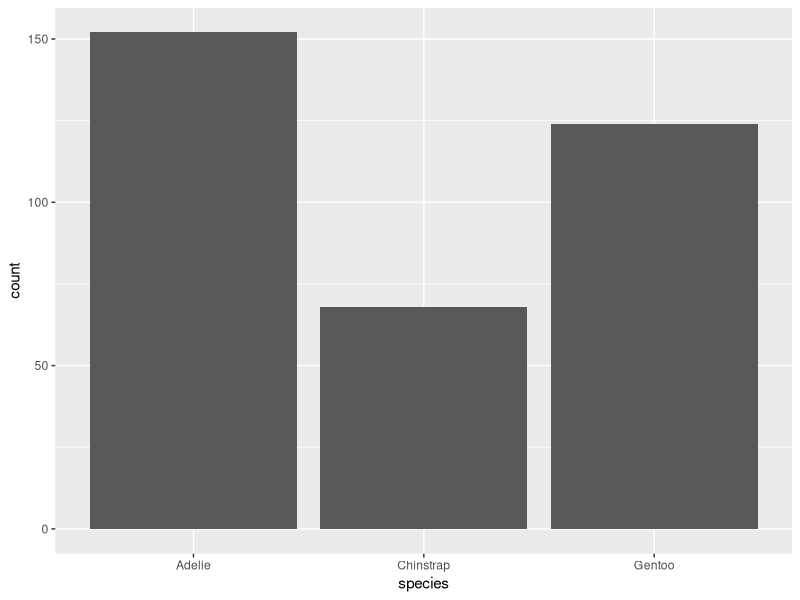
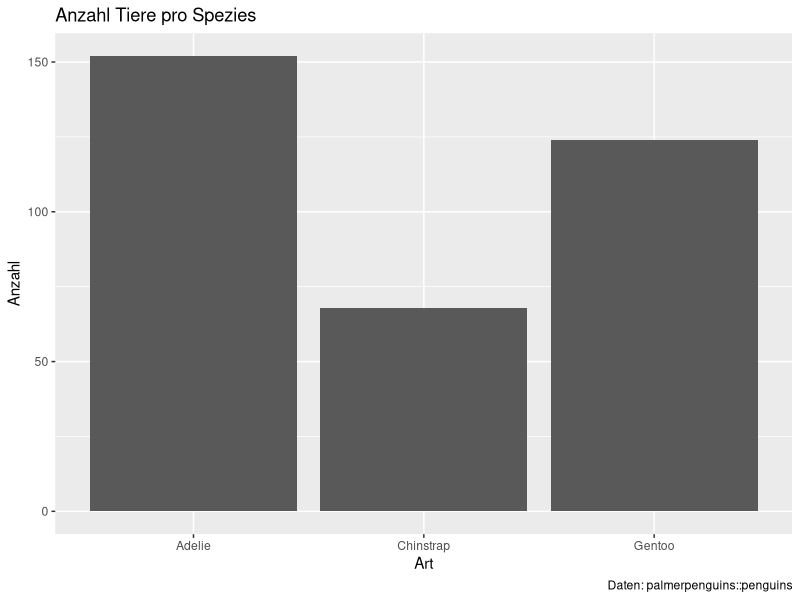
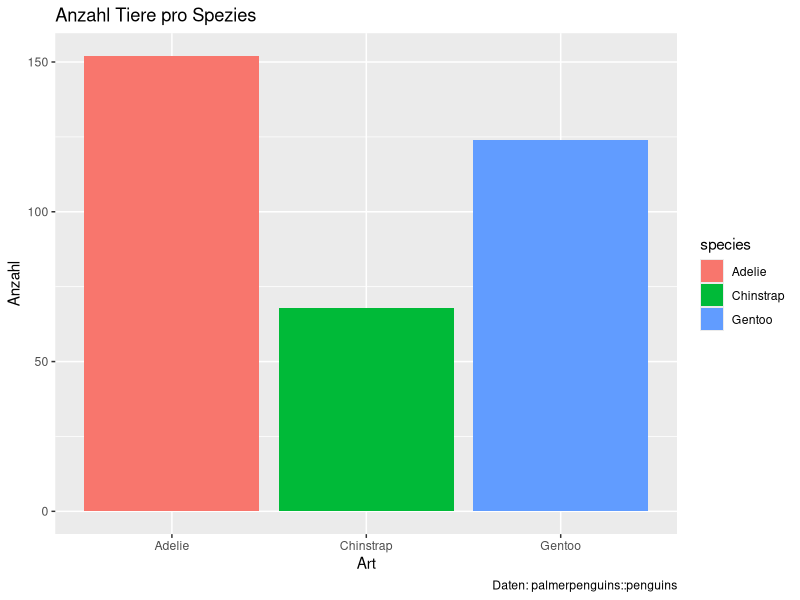
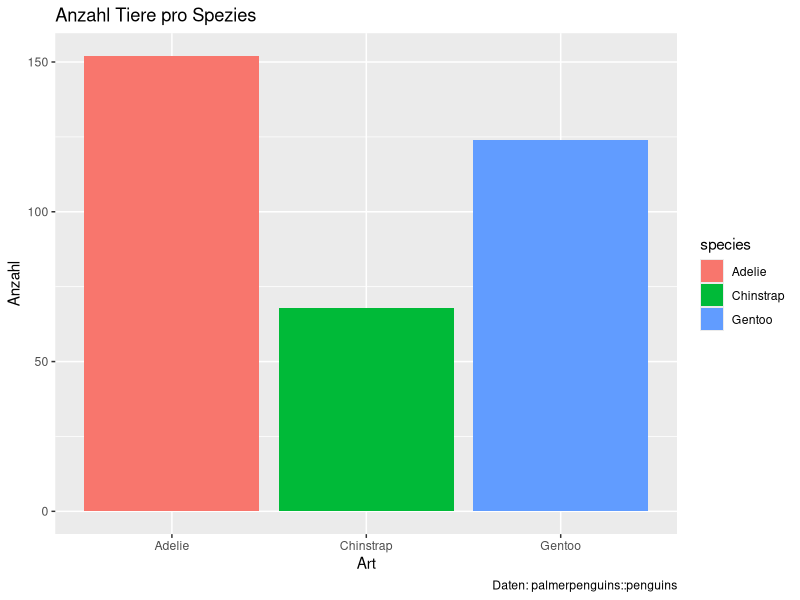
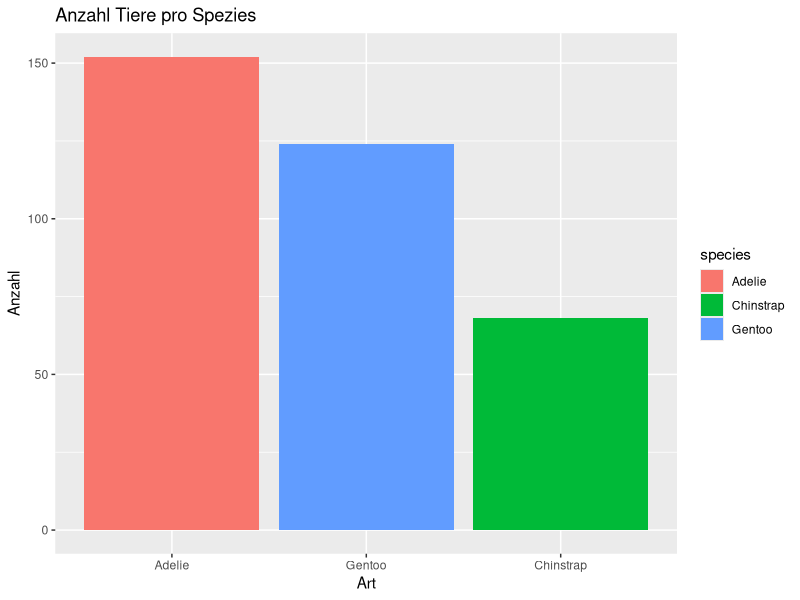
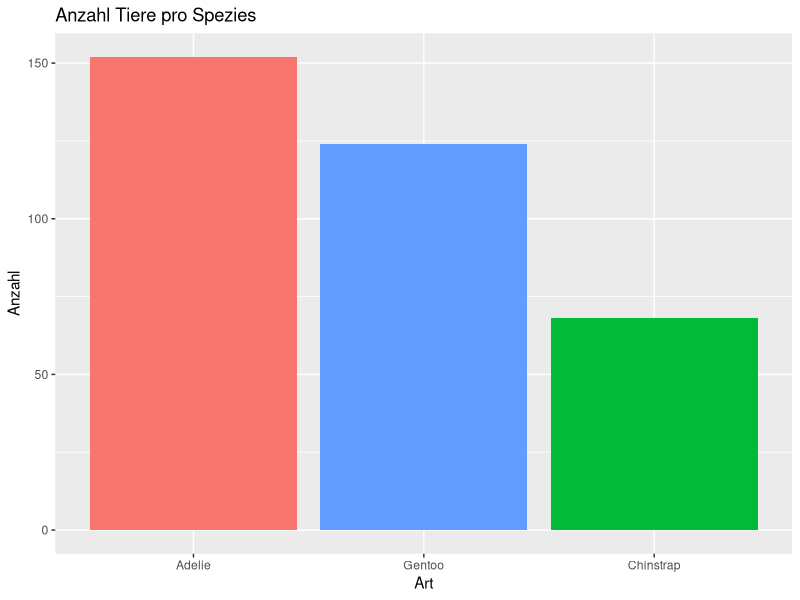
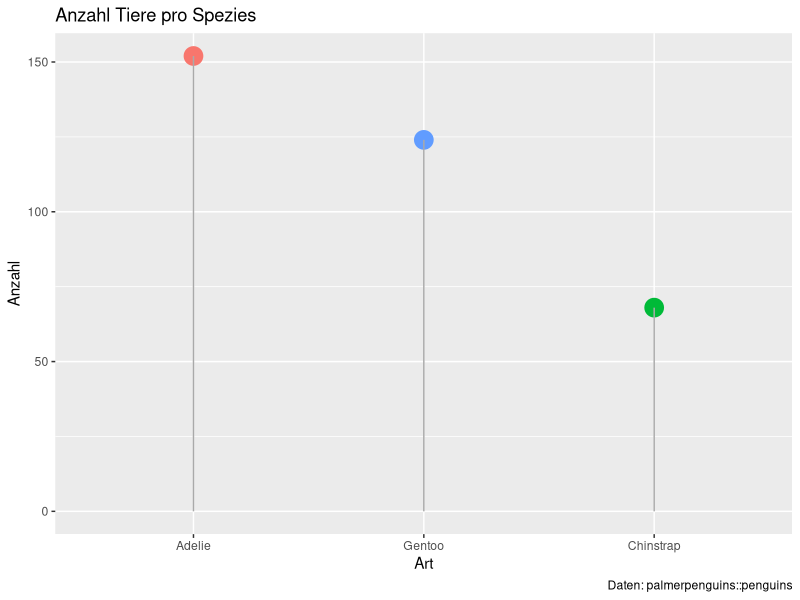
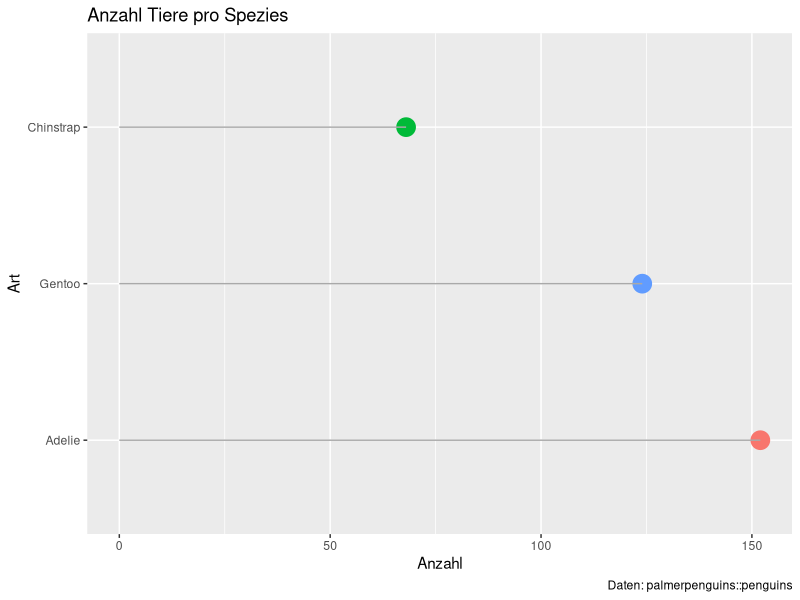

Recreate these plots in R, in order.
## ---- chunk 1
# Pakete und Daten laden
library(ggplot2)
library(palmerpenguins)
library(dplyr)
library(kableExtra)
data("penguins")
## ---- chunk 2
# Säulendiagramm erstellen
ggplot(data = penguins, 
       aes(x = species)) + 
  geom_bar() 
## ---- chunk 3
# Säulendiagramm mit Achsbeschriftung und Titel erstellen
ggplot(data = penguins, 
       aes(x = species)) + 
  geom_bar() + 
  labs(y = "Anzahl",
       x = "Art",
       title = "Anzahl Tiere pro Spezies", 
       caption = "Daten: palmerpenguins::penguins")
## ---- chunk 4
# Diagramm mit farbigen Säulen erstellen
ggplot() + 
  geom_bar(data = penguins, 
           aes(x = species, fill = species)) + 
  labs(y = "Anzahl",
       x = "Art",
       title = "Anzahl Tiere pro Spezies",
       caption = "Daten: palmerpenguins::penguins")
## ---- chunk 5
# Häufigkeitstabelle mit einer Gruppenvariable
species_count <- penguins %>% # Objektdefinition
  group_by(species) %>%  # gruppiert die Daten nach der Spezies
  summarize(n = n()) # Häufigkeiten für die Spezies
#species_count
## ---- chunk 6
# Häufigkeitstabelle mit einer Gruppenvariable anschauen
species_count
## ---- chunk 7
# Schöne Häufigkeitstabelle mit einer Gruppenvariable anschauen
species_count %>%
  rename(Spezies = species, Anzahl = n) %>% # Spalten umbennen
  kable() # Layout
## ---- chunk 8
# Säulendiagramm erstellen
ggplot(data = species_count, 
       aes(x = species, y = n, fill = species)) + 
  geom_col() + 
  labs(y = "Anzahl",
       x = "Art",
       title = "Anzahl Tiere pro Spezies", 
       caption = "Daten: palmerpenguins::penguins")
## ---- chunk 9
# Geordnetes Säulendiagramm erstellen
ggplot(data = species_count, 
       aes(x = reorder(species, -n), y = n, fill = species)) + 
  geom_col() + 
  labs(y = "Anzahl",
       x = "Art",
       title = "Anzahl Tiere pro Spezies")
## ---- chunk 10
# Geordnetes Säulendiagramm erstellen
ggplot(data = species_count, aes(x = reorder(species, -n), y = n, fill = species)) + 
  geom_col() + 
  labs(y = "Anzahl",
       x = "Art",
       title = "Anzahl Tiere pro Spezies") +
  theme(legend.position = "none")
## ---- chunk 11
# Lollipop-Chart erstellen
ggplot(data = species_count, 
       aes(x = reorder(species, -n), y = n, colour = species)) +
  geom_point(size = 6) + # Köpfe d. Lollis mit der Punktgröße 6
  geom_segment(aes(xend = species, y = 0, yend = n), # "Stiel" d. Lollis. 
               color = "darkgrey") + # in dunkelgrau
  labs(y = "Anzahl",
       x = "Art",
       title = "Anzahl Tiere pro Spezies", 
       caption = "Daten: palmerpenguins::penguins") +
  theme(legend.position = "none") # Legende unterdrücken
## ---- chunk 12
# Lollipop-Chart drehen
ggplot(data = species_count, 
       aes(x = reorder(species, -n), y = n, colour = species)) +
  geom_point(size = 6) + # Köpfe d. Lollis mit der Punktgröße 6
  geom_segment(aes(xend = species, y = 0, yend = n), # "Stiel" d. Lollis. 
               color = "darkgrey") + # in dunkelgrau
  labs(y = "Anzahl",
       x = "Art",
       title = "Anzahl Tiere pro Spezies", 
       caption = "Daten: palmerpenguins::penguins") +
  theme(legend.position = "none") + # Legende unterdrücken
  coord_flip() # dreht das Diagramm
## ---- chunk 13
# Häufigkeitstabelle mit zwei Gruppenvariablen
species_island_count <- penguins %>% 
  group_by(species, island) %>%  # gruppiert die Daten nach Spezies und Insel
  summarize(n = n()) # Häufigkeiten für Spezies pro Insel

# Visualsierung als Tabelle
species_island_count %>% 
  rename(Spezies = species, Insel = island, Anzahl = n) %>% # Spalten umbenennen
  kable() # Layout
## ---- chunk 14
#  Heatmap erstellen
ggplot(data = species_island_count, 
       aes(x = species, y = island, fill = n, label = n)) +
  geom_tile(colour = "white", linewidth = 2) + # Kacheln mit weisser Umrandung
  geom_text(colour = "white", size = 10) + # Beschriftung
  labs(title = "Anzahl Tiere pro Spezies und Insel", 
       x = "Art", 
       y = "Insel", 
       caption = "Daten: palmerpenguins::penguins") + 
  theme(legend.position = "none")
